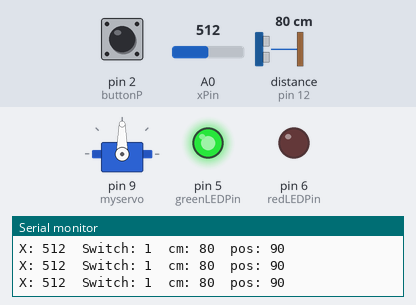
Bench run of a sketch on a simulated Arduino Uno, built with avr-gcc and run on an emulated ATmega328P. Shown: servo, output pins drawn as LEDs (lit = HIGH), the last lines printed to the serial monitor. Wiring (inferred from the names in the program): ultrasonic range finder: trigger pin 13; echo pin 12. Inputs (shaded band) come from the test bench; at power-on: A0 (xPin) = 512, distance to the obstacle (sensor on pin 12) 80 cm, pin 2 (buttonP) HIGH. The echo pulse lasts 58.3 µs per cm; pins used as bus, display or sensor lines are not drawn.

Above: at 1.2 s.
1.3 s: A0 (xPin) set to 527
At 3.0 s:
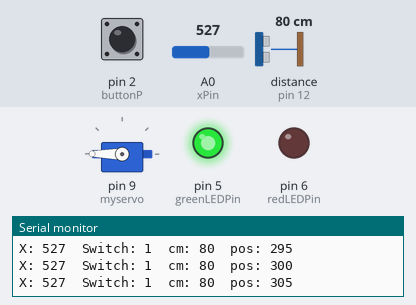
4.3 s: distance to the obstacle (sensor on pin 12) set to 2 cm
At 4.62 s:
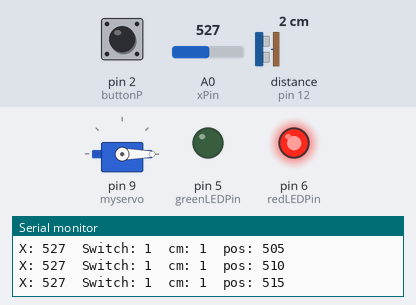
7.3 s: pin 2 (buttonP) pulled LOW for 1 s
10.3 s: distance to the obstacle (sensor on pin 12) set to 35 cm
At 11.58 s:
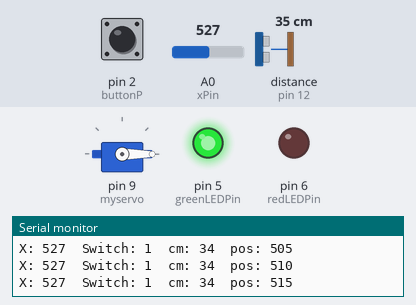
13.3 s: distance to the obstacle (sensor on pin 12) set to 4 cm
At 14.5 s:
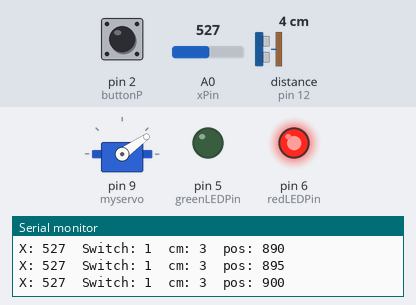
16.3 s: distance to the obstacle (sensor on pin 12) set to 60 cm
At 17.12 s:
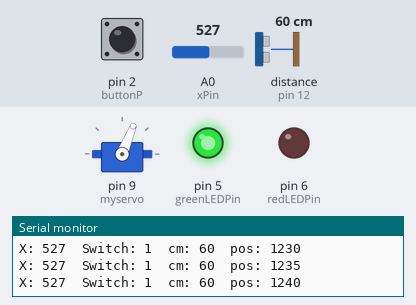
Timing chart, 0 to 20.3 s (numbered marks = the images above; inputs shaded):
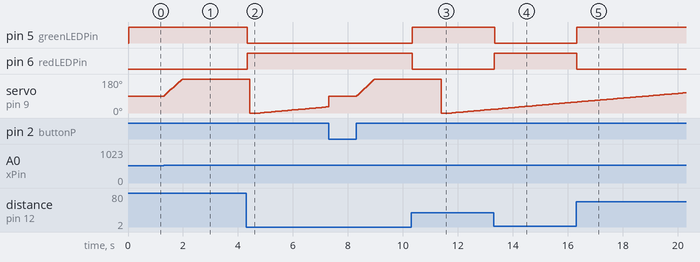

The sketch:

Radar.ino
```cpp
#include <Servo.h> // include the servo library

Servo myservo; // Creates an objects named "myservo" to refer to the motor later in the code

// sets variables that are later used in the code
int pos = 90; // first sets the initial position of the servo to 90 -> middle of the range for the servo
// sets the variables for the joystick
int button;
int xPin = A0;
int buttonP = 2;
int xVal;
int buttonVal;

// sets the pints for the ultrasonic sensor
const int trigPin = 13;
const int echoPin = 12;

// sets the pins for the LEDs
int redLEDPin = 6;
int greenLEDPin = 5;

void setup() {
  // starts the serial communication
  Serial.begin(9600);

  // sets the INPUT/OUTPUT of the joystick
  pinMode(xPin,INPUT);
  pinMode(buttonP,INPUT_PULLUP);

  // sets the servo to a pin on the arduino
  myservo.attach(9);

  // sets the INPUT/OUTPUT of the ultrasonic sensor
  pinMode(trigPin, OUTPUT);
  pinMode(echoPin, INPUT);

  // sets the INPUT/OUTPUT of the LEDs
  pinMode(redLEDPin,OUTPUT);
  pinMode(greenLEDPin, OUTPUT);
}

void loop() {

  long duration,cm;  // variables used to determine the duration that the ultrasonic sensor outputs into centimeters and inches

    xVal = analogRead(xPin); // reads the value from the joystick -> this projects focuses only on the x axis so it only reads the x values
    buttonVal = digitalRead(buttonP); // reads the button value -> it can only be 1 or 0


  if(buttonVal==0){ // if the button is pressed, then the radar resets back to 90 degrees along with the ultrasonic sensor
    pos=90;
    myservo.write(pos);
    delay(10);
  }
  else{  // if the button isn't pressed, then this constantly checks for the x position from the joystick
    if(xVal>=520){ //if the joystick is pointed to the right, the radar moves to the right
      pos+=5;
      myservo.write(pos);
      delay(10);
    }
    else if(xVal<=480){ //if the joystick is pointed to the left, the radar moves to the left
      pos-=5;
      myservo.write(pos);
      delay(10);
    }
    else{ // if the joystick isn't pointed in any direction, the servo stays where it is
      pos=pos;
      myservo.write(pos);
      delay(10);
    }
  }

  // sends the high frequency sound wave from the ultrasonic sensor
  digitalWrite(trigPin,LOW);
  delayMicroseconds(2);
  digitalWrite(trigPin,HIGH);
  delayMicroseconds(10);
  digitalWrite(trigPin,LOW);

  // receives the wave after bouncing off from the object
  duration = pulseIn(echoPin,HIGH);

  // calls the function at the bottom to convert the duration of the pulse back into centimeters
  cm = microsecondsToCentimeters(duration);

    // prints the value of the joystick (between 0 and 1023), whether the button has been pressed (1=not pressed,0=pressed)
    // the distance from the objects in centimeters, and the position of the servo
    Serial.print("X: ");
    Serial.print(xVal);
    Serial.print("  Switch: ");
    Serial.print(buttonVal);
    Serial.print("  cm: ");
    Serial.print(cm);
    Serial.print("  pos: ");
    Serial.println(pos);

    if(cm<20){    // if the objects is less than 20 centimeters then a red LED lights up indicating the objects is too close
      digitalWrite(redLEDPin,HIGH);
      delay(10);
      digitalWrite(greenLEDPin,LOW);
      delay(10);
    }
    else{    // if the object is greater than 20 centimeters then a green LED lights up indicating the object is at a safe distance
      digitalWrite(redLEDPin,LOW);
      delay(10);
      digitalWrite(greenLEDPin,HIGH);
      delay(10);
    }

}

long microsecondsToCentimeters(long microseconds) {
  // The speed of sound is 340 m/s or 29 microseconds per centimeter.
  // The ping travels out and back, so to find the distance of the object we
  // take half of the distance travelled.
  return microseconds / 29 / 2;
}
```

Measured:
- the behaviour switches between 519 and 520 on A0 (xPin) (found by bisection; images 0 and 1)
- after the input at 1.3 s, servo on pin 9 (myservo): moves from 90° to 180° over 0.65 s, starting at once
- after the input at 4.3 s, pin 5 (greenLEDPin): HIGH → LOW at once; pin 6 (redLEDPin): LOW → HIGH at once
- after the input at 10.3 s, pin 5 (greenLEDPin): LOW → HIGH at once; pin 6 (redLEDPin): HIGH → LOW at once
- after the input at 13.3 s, pin 5 (greenLEDPin): HIGH → LOW at once; pin 6 (redLEDPin): LOW → HIGH at once
- after the input at 16.3 s, pin 5 (greenLEDPin): LOW → HIGH at once; pin 6 (redLEDPin): HIGH → LOW at once
